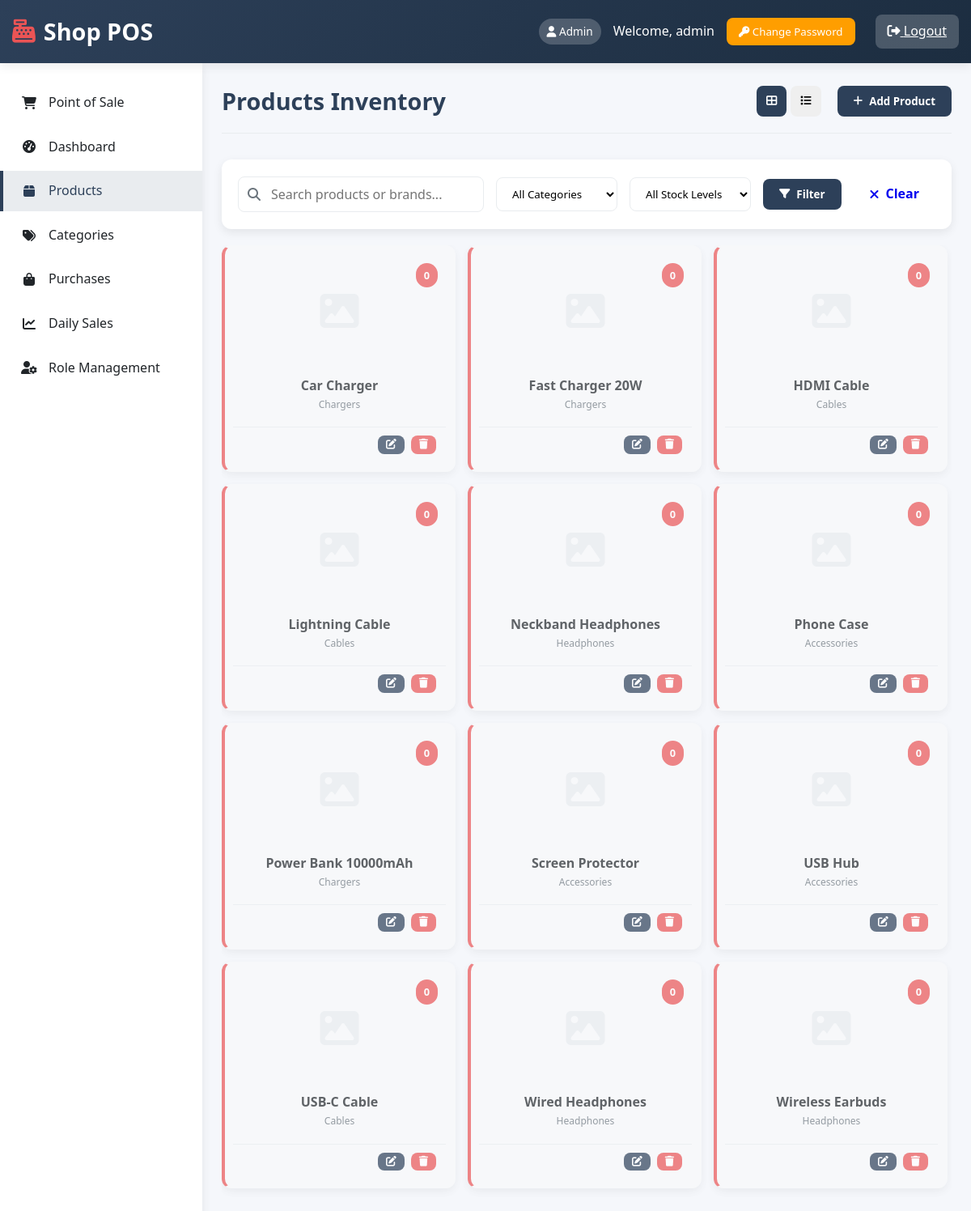
The page /products.php (signed in) on the database its author committed.
### tables this page shows
CREATE TABLE products (
    id INT AUTO_INCREMENT PRIMARY KEY,
    name VARCHAR(255) NOT NULL,
    brand VARCHAR(100),
    category_id INT,
    stock INT DEFAULT 0,
    image VARCHAR(255),
    created_at TIMESTAMP DEFAULT CURRENT_TIMESTAMP,
    FOREIGN KEY (category_id) REFERENCES categories(id)
);

CREATE TABLE categories (
    id INT AUTO_INCREMENT PRIMARY KEY,
    name VARCHAR(100) NOT NULL,
    slug VARCHAR(100) NOT NULL UNIQUE,
    created_at TIMESTAMP DEFAULT CURRENT_TIMESTAMP
);

### auth.php (called while the page is built, shortened)
<?php
function isAdmin() {
    return isset($_SESSION['role']) && $_SESSION['role'] === 'admin';
}
function hasPermission($permission, $action = 'view') {
    if (isAdmin()) return true;
    $database = new Database();
    $db = $database->getConnection();
    $query = "SELECT can_$action FROM user_permissions WHERE user_id = ? AND permission = ?";
    $stmt = $db->prepare($query);
    $stmt->execute([$_SESSION['user_id'], $permission]);
    $result = $stmt->fetch(PDO::FETCH_ASSOC);
    return $result && $result['can_'.$action];
}
?>

### products.php (the view, shortened to what this page needs)
<?php
require_once 'auth.php';
include 'includes/header.php';
$search = $_GET['search'] ?? '';
$view_mode = $_GET['view'] ?? 'cards';
$conditions = [];
$params = [];
$where_clause = !empty($conditions) ? 'WHERE ' . implode(' AND ', $conditions) : '';
$query = "SELECT p.*, c.name as category_name,
          COALESCE((SELECT SUM(quantity) FROM purchases WHERE product_id = p.id), 0) -
          COALESCE((SELECT COUNT(*) FROM sales WHERE product_id = p.id), 0) as current_stock,
          (SELECT sale_price FROM purchases WHERE product_id = p.id ORDER BY created_at DESC LIMIT 1) as latest_price
          FROM products p LEFT JOIN categories c ON p.category_id = c.id
          $where_clause
          ORDER BY p.name";
$stmt = $db->prepare($query);
$stmt->execute($params);
$all_products = $stmt->fetchAll(PDO::FETCH_ASSOC);
$products = [];
foreach ($all_products as $product) {
    $products[] = $product;
}
?>
<div class="page-header">
    <h1 class="page-title">Products Inventory</h1>
    <div class="page-actions">
        <div class="view-toggle">
            <button class="btn <?php echo $view_mode == 'cards' ? 'btn-primary' : 'btn-secondary'; ?>" onclick="toggleView('cards')">
                <i class="fas fa-th-large"></i>
            </button>
            <button class="btn <?php echo $view_mode == 'table' ? 'btn-primary' : 'btn-secondary'; ?>" onclick="toggleView('table')">
                <i class="fas fa-list"></i>
            </button>
        </div>
        <?php if (hasPermission('products', 'add')): ?>
        <button class="btn btn-primary" onclick="document.getElementById('addProductModal').style.display='flex'">
            <i class="fas fa-plus"></i> Add Product
        </button>
        <?php endif; ?>
    </div>
</div>
<div class="filter-section">
    <form method="GET" class="filter-form">
        <div class="search-box">
            <i class="fas fa-search"></i>
            <input type="text" id="realTimeSearch" name="search" placeholder="Search products or brands..." value="<?php echo htmlspecialchars($search); ?>">
        </div>
        <select name="category" class="filter-select">
            <option value="">All Categories</option>
        </select>
        <select name="stock" class="filter-select">
            <option value="">All Stock Levels</option>
        </select>
        <button type="submit" class="btn btn-primary">
            <i class="fas fa-filter"></i> Filter
        </button>
        <a href="products.php?view=<?php echo $view_mode; ?>" class="btn btn-secondary">
            <i class="fas fa-times"></i> Clear
        </a>
    </form>
</div>
<div class="products-container">
    <?php if ($view_mode == 'cards'): ?>
    <div class="products-grid">
        <?php if (empty($products)): ?>
        <div class="empty-state">
            <i class="fas fa-box-open"></i>
            <h3>No products found</h3>
            <p>Try adjusting your search criteria or add new products</p>
        </div>
        <?php else: ?>
            <?php foreach ($products as $product): ?>
            <div class="product-card <?php echo $product['current_stock'] <= 0 ? 'out-of-stock' : ($product['current_stock'] <= 5 ? 'low-stock' : ''); ?>">
                <div class="product-image">
                    <?php if ($product['image'] && file_exists('uploads/products/'.$product['image'])): ?>
                        <img src="uploads/products/<?php echo $product['image']; ?>" alt="<?php echo $product['name']; ?>">
                    <?php else: ?>
                        <div class="no-image">
                            <i class="fas fa-image"></i>
                        </div>
                    <?php endif; ?>
                    <div class="stock-badge <?php echo $product['current_stock'] <= 0 ? 'out' : ($product['current_stock'] <= 5 ? 'low' : 'good'); ?>">
                        <?php echo $product['current_stock']; ?>
                    </div>
                </div>
                <div class="product-info">
                    <h3 class="product-name"><?php echo htmlspecialchars($product['name']); ?></h3>
                    <p class="product-category"><?php echo htmlspecialchars($product['category_name']); ?></p>
                </div>
                <div class="product-actions">
                    <?php if (hasPermission('products', 'edit')): ?>
                    <button class="btn btn-sm btn-primary" onclick="editProduct(<?php echo htmlspecialchars(json_encode($product)); ?>)">
                        <i class="fas fa-edit"></i>
                    </button>
                    <?php endif; ?>
                    <?php if (hasPermission('products', 'delete')): ?>
                    <button class="btn btn-sm btn-danger" <?php echo $product['current_stock'] > 0 ? 'disabled title="Cannot delete product with stock"' : ''; ?> onclick="<?php echo $product['current_stock'] == 0 ? 'deleteProduct(' . $product['id'] . ')' : ''; ?>">
                        <i class="fas fa-trash"></i>
                    </button>
                    <?php endif; ?>
                </div>
            </div>
            <?php endforeach; ?>
        <?php endif; ?>
    </div>
    <?php endif; ?>
</div>
<?php include 'includes/footer.php'; ?>

### assets/css/style.css (style rules this page uses)
:root { --primary: #2d4059; --primary-dark: #1c2d40; --secondary: #ea5455; --success: #28a745; --warning: #ff9e00; --light: #f8f9fa; --dark: #212529; --gray: #6c757d; --light-gray: #e9ecef; --border-radius: 8px; --box-shadow: 0 4px 12px rgba(0, 0, 0, 0.08); --transition: all 0.3s ease; }
* { margin: 0; padding: 0; box-sizing: border-box; font-family: 'Segoe UI', Tahoma, Geneva, Verdana, sans-serif; }
body { background-color: #f5f7fb; color: var(--dark); line-height: 1.6; }
.page-header { display: flex; justify-content: space-between; align-items: center; margin-bottom: 2rem; padding-bottom: 1rem; border-bottom: 1px solid var(--light-gray); }
.page-title { font-size: 1.8rem; color: var(--primary); }
.page-actions { display: flex; gap: 10px; }
.btn { padding: 10px 20px; border: none; border-radius: var(--border-radius); cursor: pointer; font-weight: 600; transition: var(--transition); display: inline-flex; align-items: center; gap: 8px; text-decoration: none; }
.btn-primary { background-color: var(--primary); color: white; }
.btn-danger { background-color: var(--secondary); color: white; }
.products-grid { display: grid; grid-template-columns: repeat(auto-fill, minmax(160px, 1fr)); gap: 12px; }
.product-card { background-color: white; border-radius: var(--border-radius); padding: 10px; box-shadow: var(--box-shadow); cursor: pointer; transition: var(--transition); text-align: center; border: 2px solid transparent; }
.product-name { font-weight: 600; margin-bottom: 4px; font-size: 0.9rem; }
.product-card.out-of-stock { opacity: 0.5; cursor: not-allowed; background-color: #f8f9fa; }

### products.php (style rules this page uses)
.filter-section { background: white; padding: 20px; border-radius: 12px; box-shadow: var(--box-shadow); margin-bottom: 20px; }
.filter-form { display: flex; gap: 15px; align-items: center; flex-wrap: wrap; }
.search-box { position: relative; flex: 1; min-width: 250px; }
.search-box i { position: absolute; left: 12px; top: 50%; transform: translateY(-50%); color: var(--gray); }
.search-box input { width: 100%; padding: 10px 10px 10px 40px; border: 1px solid var(--light-gray); border-radius: 8px; font-size: 1rem; }
.filter-select { padding: 10px 15px; border: 1px solid var(--light-gray); border-radius: 8px; background: white; min-width: 150px; }
.view-toggle { display: flex; gap: 5px; margin-right: 10px; }
.view-toggle .btn { padding: 8px 12px; }
.products-grid { display: grid; grid-template-columns: repeat(auto-fill, minmax(220px, 1fr)); gap: 15px; }
.product-card { background: white; border-radius: 12px; box-shadow: var(--box-shadow); overflow: hidden; transition: var(--transition); position: relative; }
.product-card.out-of-stock { border-left: 4px solid var(--secondary); opacity: 0.7; }
.product-image { position: relative; height: 140px; background: #f8f9fa; display: flex; align-items: center; justify-content: center; overflow: hidden; }
.no-image { font-size: 3rem; color: var(--light-gray); }
.stock-badge { position: absolute; top: 10px; right: 10px; padding: 5px 10px; border-radius: 20px; font-size: 0.8rem; font-weight: 600; color: white; }
.stock-badge.out { background: var(--secondary); }
.product-info { padding: 12px; }
.product-name { font-size: 1rem; font-weight: 600; margin-bottom: 4px; color: var(--dark); line-height: 1.2; }
.product-category { color: var(--gray); font-size: 0.75rem; margin-bottom: 6px; }
.product-actions { padding: 10px 12px; border-top: 1px solid var(--light-gray); display: flex; gap: 8px; justify-content: flex-end; }
.btn-sm { padding: 5px 10px; font-size: 0.8rem; }
.products-container { height: calc(100vh - 280px); overflow-y: auto; padding-right: 5px; }

### rows shown on the page
products: current_stock "0", name "Car Charger", category.name "Chargers"
products: current_stock "0", name "Fast Charger 20W", category.name "Chargers"
products: current_stock "0", name "HDMI Cable", category.name "Cables"
products: current_stock "0", name "Lightning Cable", category.name "Cables"
products: current_stock "0", name "Neckband Headphones", category.name "Headphones"
products: current_stock "0", name "Phone Case", category.name "Accessories"
products: current_stock "0", name "Power Bank 10000mAh", category.name "Chargers"
products: current_stock "0", name "Screen Protector", category.name "Accessories"
products: current_stock "0", name "USB Hub", category.name "Accessories"
products: current_stock "0", name "USB-C Cable", category.name "Cables"
products: current_stock "0", name "Wired Headphones", category.name "Headphones"
products: current_stock "0", name "Wireless Earbuds", category.name "Headphones"

### other values the page prints
$_SESSION['role'] "Admin"
$_SESSION['username'] "admin"
